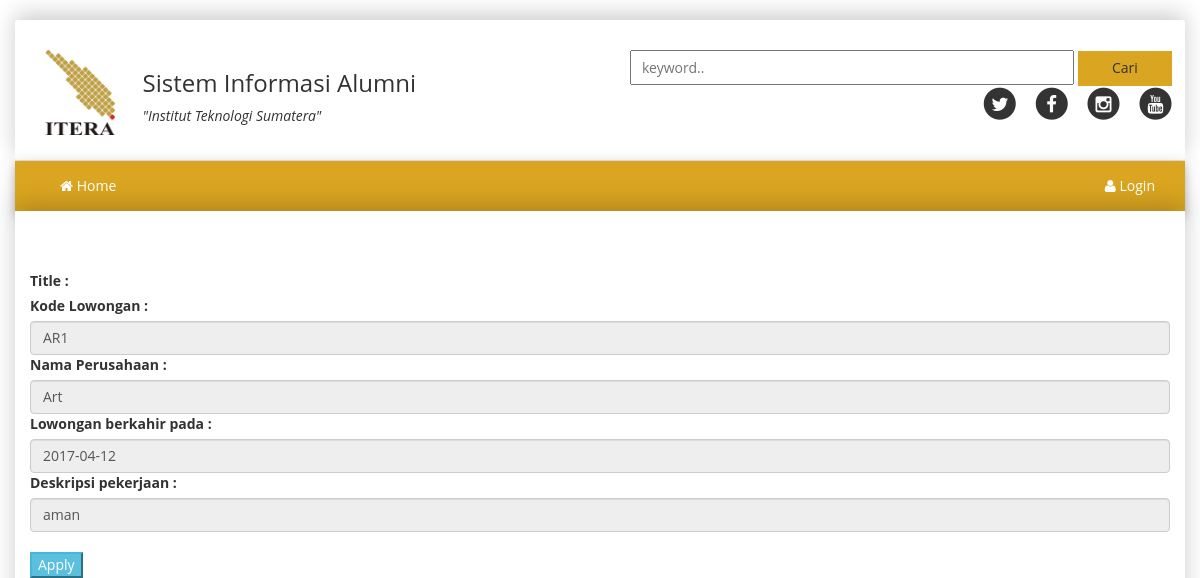
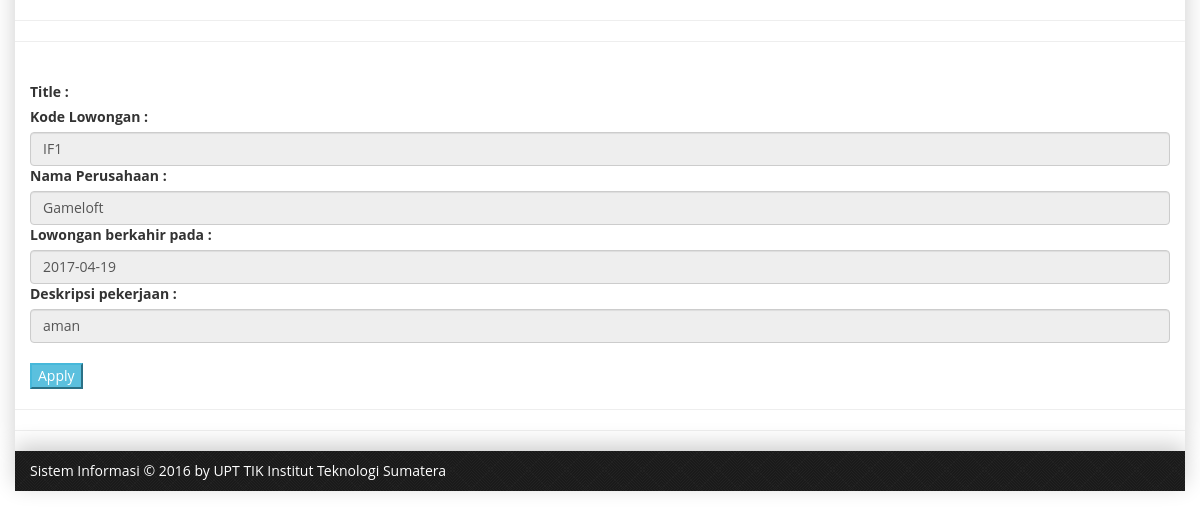
/index.php/lowongan, run on an earlier commit of the app's database (2 pictures, top to bottom).
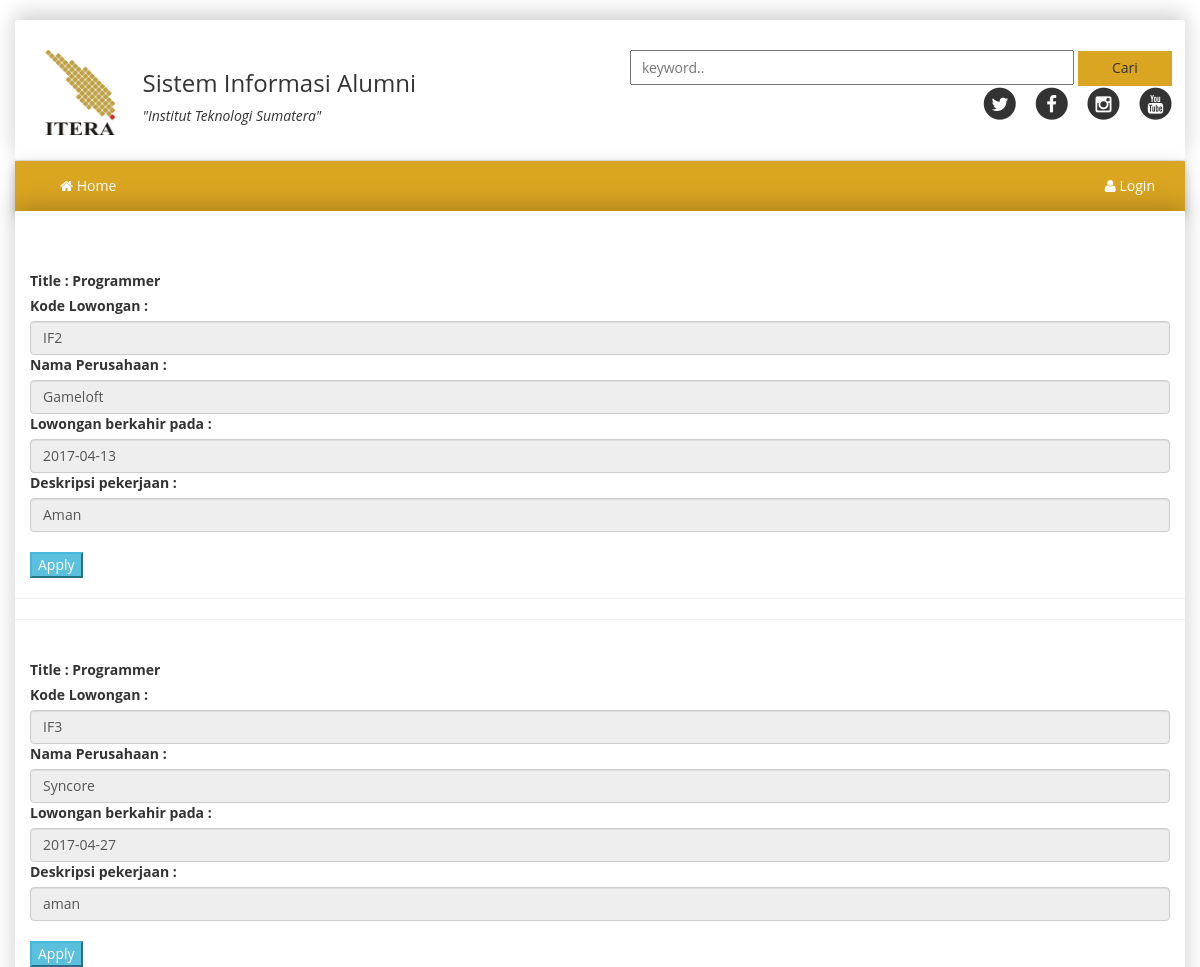
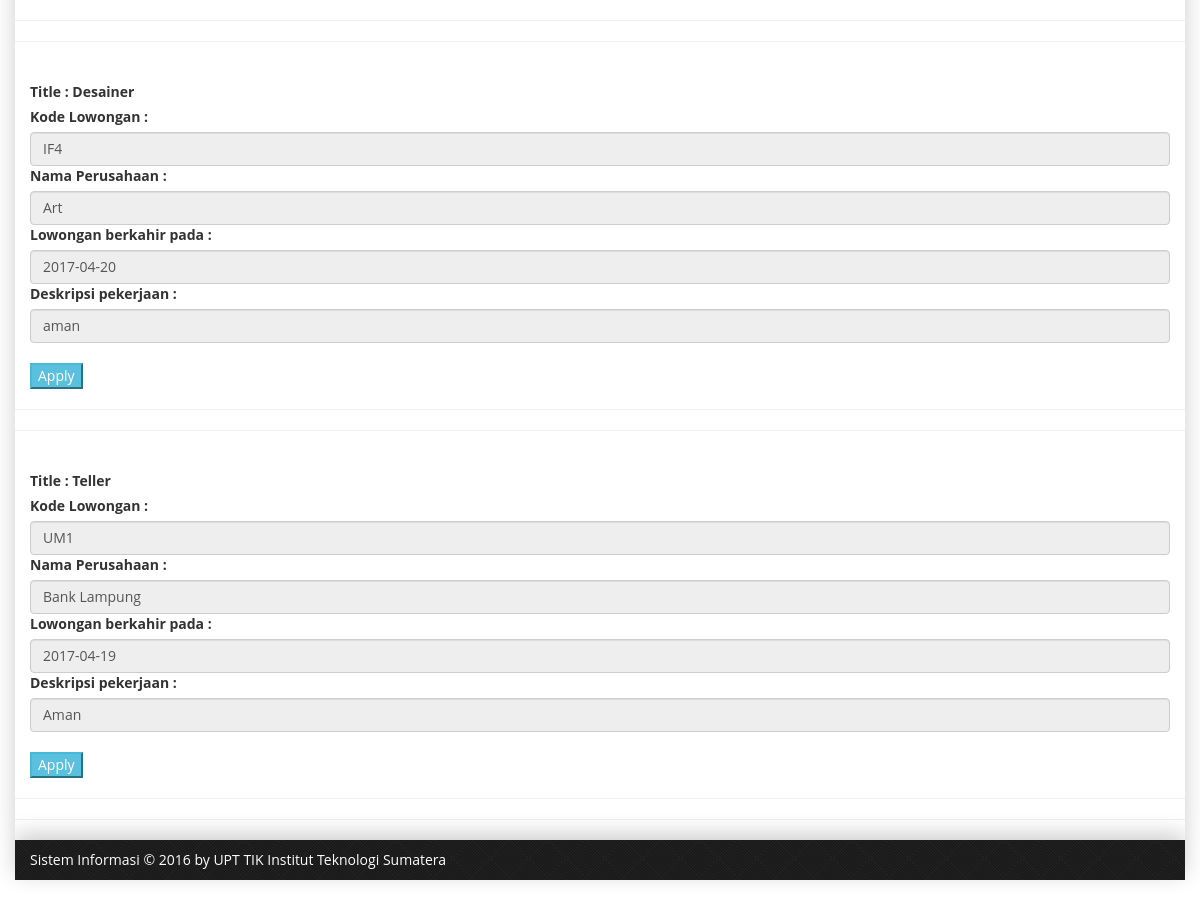
And on a later commit of the database (2 pictures, top to bottom).
### tables this page shows
CREATE TABLE `lowongan` (
  `kode` varchar(6) NOT NULL,
  `prodi` varchar(32) DEFAULT NULL,
  `judul` varchar(32) NOT NULL,
  `nama_perusahaan` varchar(32) NOT NULL,
  `expired_time` date NOT NULL,
  `deskripsi` text
);

### application/views/template/wrapper.php (called while the page is built)
<?php
include 'header.php';
include 'navbar.php';
include 'content.php';
include 'footer.php';
?>

### application/controllers/Lowongan.php (called while the page is built, shortened)
<?php
class Lowongan extends CI_Controller {
    public function index(){
		$data = array(
			'session' => $_SESSION['login'],
			'page' => 'lowongan',
			'link' => 'lowongan',
			'lowongan' => $this->Model->list_data_all('lowongan')
		);
		$this->load->view('template/wrapper', $data);
    }
}

### index.php (called while the page is built, shortened)
<?php
require_once BASEPATH.'core/CodeIgniter.php';

### application/views/template/content.php (called while the page is built)
<?php
$this->load->view($page);
?>

### application/models/Model.php (called while the page is built, shortened)
<?php
class Model extends CI_Model {
    function list_data_all($table){
         return $query = $this->db->get($table);
    }
}

### application/views/lowongan.php (the view, shortened to what this page needs)
<html>
	<head>
	</head>
	<body>
		<div class="container-content">
			<br>
			<br>
			<?php
				foreach ($lowongan->result_array() as $loker){
					$no = 1;
					echo "<br>";
					echo "<div class='container'>";
					if ($_SESSION['status'] == 1 || $_SESSION['status'] == 2){
						echo "<form method='POST' action='".base_url()."Lowongan/proc_kelola_lowongan'>";
						echo "<label for='judul'>Title : ".$loker['judul']."</label><br>";
						echo "<label for='kode'>Kode Lowongan :</label> <input type='text' class='form-control' name='kode' value='".$loker['kode']."' readonly>";
						echo "<label for='nama_perusahaan'>Nama Perusahaan :</label> <input type='text' class='form-control' name='nama_perusahaan' value='".$loker['nama_perusahaan']."' readonly>";
						echo "<label for='expired_time'>Lowongan berkahir pada :</label> <input type='text' class='form-control' name='expired_time' value='".$loker['expired_time']."'>";
						echo "<label for='skill'>Deskripsi pekerjaan :</label> <input type='text' class='form-control' name='deskripsi' value='".$loker['deskripsi']."'>";
					}else{
						echo "<form method='POST' action='".base_url()."Lowongan/proc_apply_lowongan'>";
						echo "<label for='judul'>Title : ".$loker['judul']."</label><br>";
						echo "<label for='kode'>Kode Lowongan :</label> <input type='text' class='form-control' name='kode' value='".$loker['kode']."' readonly>";
						echo "<label for='nama_perusahaan'>Nama Perusahaan :</label> <input type='text' class='form-control' name='nama_perusahaan' value='".$loker['nama_perusahaan']."' readonly>";
						echo "<label for='expired_time'>Lowongan berkahir pada :</label> <input type='text' class='form-control' name='expired_time' value='".$loker['expired_time']."' readonly>";
						echo "<label for='skill'>Deskripsi pekerjaan :</label> <input type='text' class='form-control' name='deskripsi' value='".$loker['deskripsi']."' readonly>";
					}
					echo "<br>";
					if ($_SESSION['status'] == 1 || $_SESSION['status'] == 2){
						echo "<button name='btn' class='btn-info' value='".$no."'> Edit </button>";
						echo " ";
						$no++;
						echo "<button name='btn' class='btn-info' value='".$no."'> Hapus </button>";
					}else{
						$data_where = array(
							'nim' => $nim,
							'kode' => $loker['kode']
						);
						$query2 = $this->db->select("status")
											->where($data_where)
											->get("lowongan_applied")
											->result_array();
						if ($query2 == null){
							echo "<button name='btn' class='btn-info'> Apply </button>";
						}
					}
					echo "</form>";
					echo "</div>";
					echo "<hr><hr>";
				}
			?>
		</div>
	</body>
</html>

### application/views/template/header.php (shortened to what this page needs)
<!DOCTYPE html>
<html lang="en">
  <head>
    <link rel="stylesheet" href="<?=base_url()?>assets/bootstrap/css/bootstrap.min.css">
    <link rel="stylesheet" href="<?=base_url()?>assets/style.css" type="text/css" media="screen" />
    <link rel="stylesheet" href="<?=base_url()?>assets/fontawesome/css/font-awesome.min.css">
    <link rel="stylesheet" href="<?=base_url()?>assets/dataTable/media/css/dataTables.bootstrap.min.css">
    <link rel="stylesheet" href="<?=base_url()?>assets/dataTable/media/css/jquery.dataTables.min.css">
  </head>
  <body>
<div class="container" style="background:#fff;margin-top:0px; padding-top:30px; padding-bottom:15px; border-bottom:solid thin #e8e8e8; box-shadow:         0px -6px 22px 0px rgba(0, 0, 0, 0.2); border-radius: 3px;">
      <div class="container">
      <div class="row ">
        <div class="col-md-1">
            <a href="<?=base_url()?>">
              <img src="<?=base_url()?>assets/logo%20itera%20oke.png" width="70px" style="margin-bottom:10px; "/>
            </a>
        </div>
        <div class="col-md-5">
          <h3>Sistem Informasi Alumni</h3>
          <p><em>"Institut Teknologi Sumatera"</em></p>
        </div>
        <div class="col-md-6">
            <form role="search" id="searchform" class="searchform " action="#" method="get">
                <input type="text" class="text-cari " name="s" placeholder="keyword.." />
                <button type="submit" class=" button-cari " id="searchsubmit">Cari</button>
            </form>
            <p class="text-right" >
            <span class="fa-stack fa-lg">
              <i class="fa fa-circle fa-stack-2x"></i>
              <a href="https://twitter.com/itera_PTN" style="color: #000;" ><i class="fa fa-twitter fa-stack-1x fa-inverse"></i></a>
            </span>&nbsp;&nbsp;&nbsp;
            <span class="fa-stack fa-lg">
              <i class="fa fa-circle fa-stack-2x"></i>
              <a href="https://www.facebook.com/itera.official/" style="color: #000;"><i class="fa fa-facebook fa-stack-1x fa-inverse"></i></a>
            </span>&nbsp;&nbsp;&nbsp;
            <span class="fa-stack fa-lg">
              <i class="fa fa-circle fa-stack-2x"></i>
              <a href="https://www.instagram.com/iteraofficial/" style="color: #000;"><i class="fa fa-instagram fa-stack-1x fa-inverse"></i></a>
            </span>&nbsp;&nbsp;&nbsp;
            <span class="fa-stack fa-lg">
              <i class="fa fa-circle fa-stack-2x"></i>
              <a href="https://www.youtube.com/results?search_query=itera" style="color: #000;"><i class="fa fa-youtube fa-stack-1x fa-inverse"></i></a>
            </span>&nbsp;&nbsp;&nbsp;
            </p>
        </div>
      </div>
    </div>
    </div>

### application/views/template/navbar.php (shortened to what this page needs)
<div class="container top" style="background:#daa520;" >
<nav class="navbar navbar-default">
    <div class="collapse navbar-collapse" id="myNavbar">
      <ul class="nav navbar-nav">
	  <?php
			$email = $session;
			if ($email == null){
				echo "<li class=";if($link=='home'){echo 'active';}echo "><a href='".base_url()."'><i class='fa fa-home' aria-hidden='true'></i> Home </a></li>";
			}else{
				$user = $_SESSION['status'];
				echo "<li class=";if($link=='home'){echo 'active';}echo "><a href='".base_url()."Controll/home'><i class='fa fa-home' aria-hidden='true'></i> Home </a></li>";
			}
	  ?>
      </ul>
      <ul class="nav navbar-nav navbar-right">
		<?php
			if ($email == null){
				echo "<li class=";if($link=='login_view'){echo 'active';}echo "><a href='".base_url()."Login'><i class='fa fa-user' aria-hidden='true'></i> Login </a></li>";
			}
		?>
      </ul>
    </div>
</nav>
</div>
<div class="container" style="background:#fff;min-height:500px; box-shadow:0px -6px 22px 0px rgba(0, 0, 0, 0.2);">
    <div class="row">

### application/views/template/footer.php (shortened to what this page needs)
            </div>
        </div>
<div class="container footer">
   Sistem Informasi &copy 2016 by <a href="http://tik.itera.ac.id" target="_blank">UPT TIK</a> Institut Teknologi Sumatera
</div>
</body>
</html>

### assets/style.css (style rules this page uses)
body { font-family: 'Open Sans', sans-serif; background: url('bgh.jpg'); padding-top: 20px; padding-bottom: 20px; }
.top { margin-bottom: 0px; box-shadow: 0 4px 8px 0 rgba(0, 0, 0, 0.2), 0 6px 20px 0 rgba(0, 0, 0, 0.19); }
.footer { background: url('footer.png') ; color: #fff; padding-top: 10px; padding-bottom: 10px; box-shadow: 0px -6px 22px 0px rgba(0, 0, 0, 0.2); }
.footer a { color:#fff; }
.text-cari { width: 80%; height: 35px; padding-left: 10px; }
.button-cari { border:none; background: #daa520; min-width:17%; height: 35px; }
.navbar { background: none; border:none; margin-bottom: 0px; }
.navbar-default .navbar-nav > li > a { color:#fff; }
*:link, *:visited, *:hover, *:active, *:focus { -webkit-transition:color .25s linear, background-color .25s linear, border-color .25s linear; -moz-transition:color .25s linear, background-color .25s linear, border-color .25s linear; -ms-transition:color .25s linear, background-color .25s linear, border-color .25s linear; -o-transition:color .25s linear, background-color .25s linear, border-color .25s linear; transition:color .25s linear, background-color .25s linear, border-color .25s linear; }

What changed in the data, as far as the page shows it:
removed lowongan: kode "AR1", nama_perusahaan "Art", expired_time "2017-04-12", deskripsi "aman"
removed lowongan: kode "IF1", nama_perusahaan "Gameloft", expired_time "2017-04-19", deskripsi "aman"
added lowongan: judul "Programmer", kode "IF2", nama_perusahaan "Gameloft", expired_time "2017-04-13", deskripsi "Aman"
added lowongan: judul "Programmer", kode "IF3", nama_perusahaan "Syncore", expired_time "2017-04-27", deskripsi "aman"
added lowongan: judul "Desainer", kode "IF4", nama_perusahaan "Art", expired_time "2017-04-20", deskripsi "aman"
added lowongan: judul "Teller", kode "UM1", nama_perusahaan "Bank Lampung", expired_time "2017-04-19", deskripsi "Aman"
